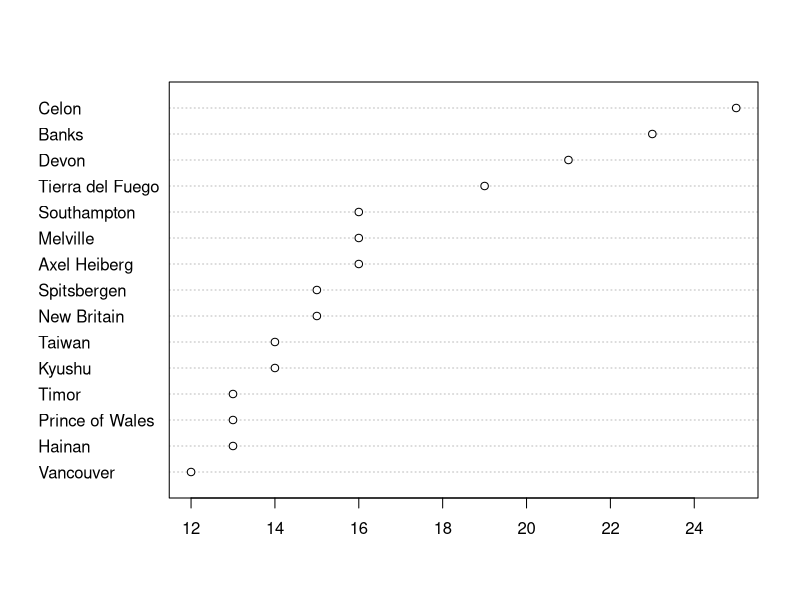
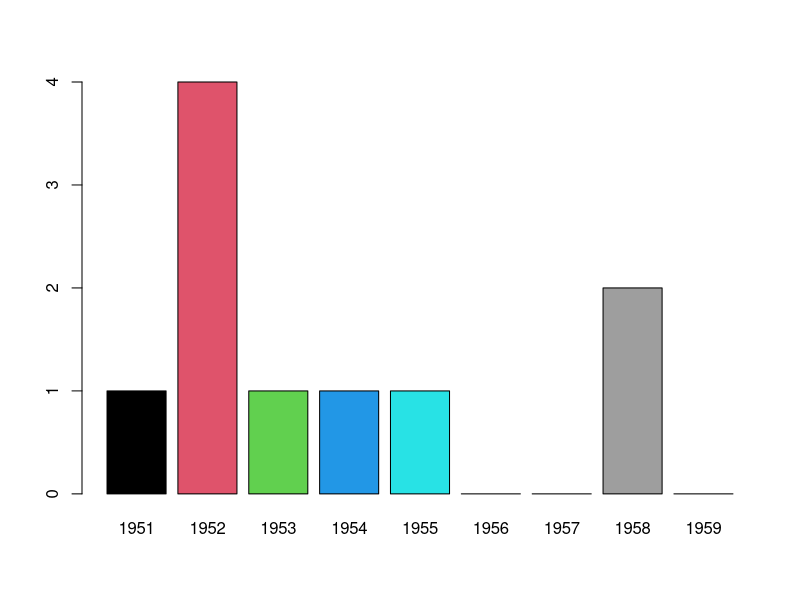
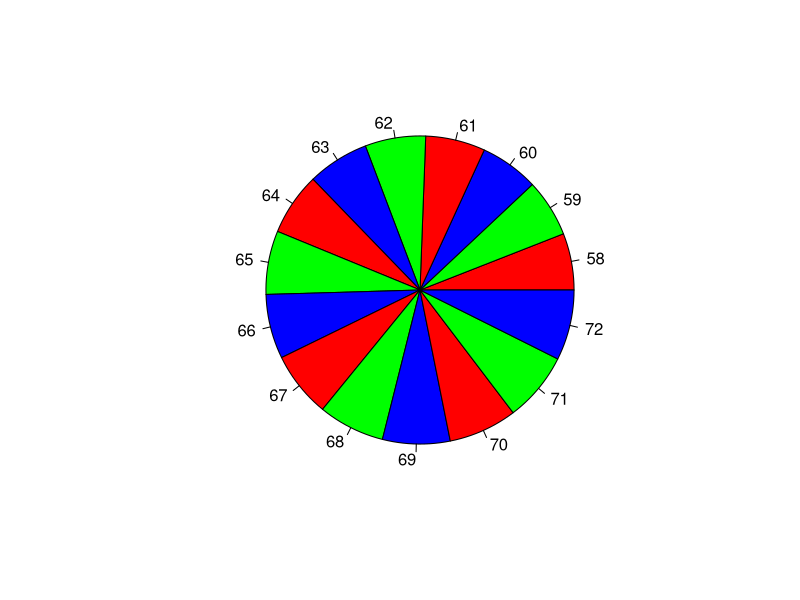
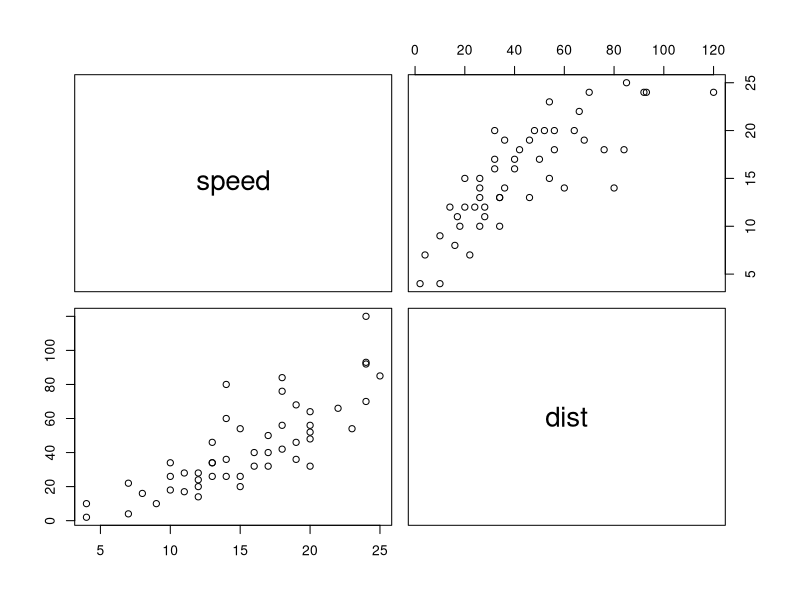
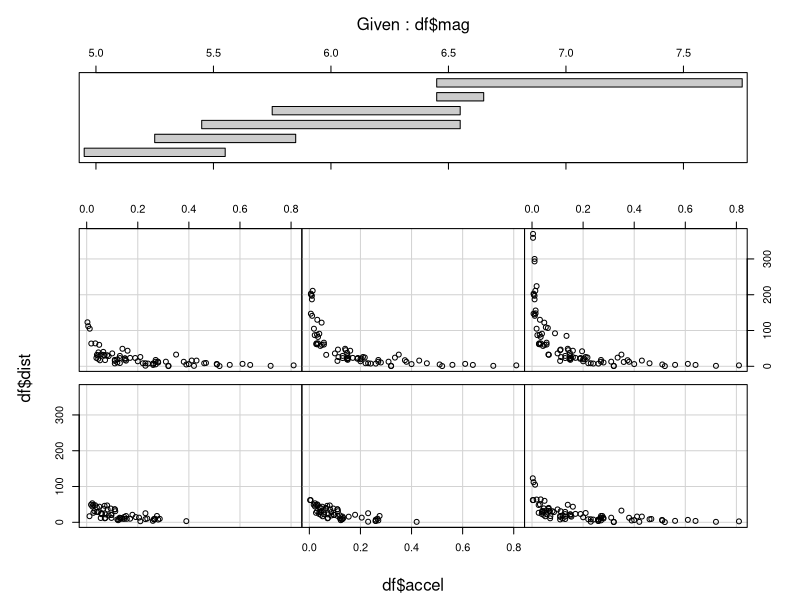
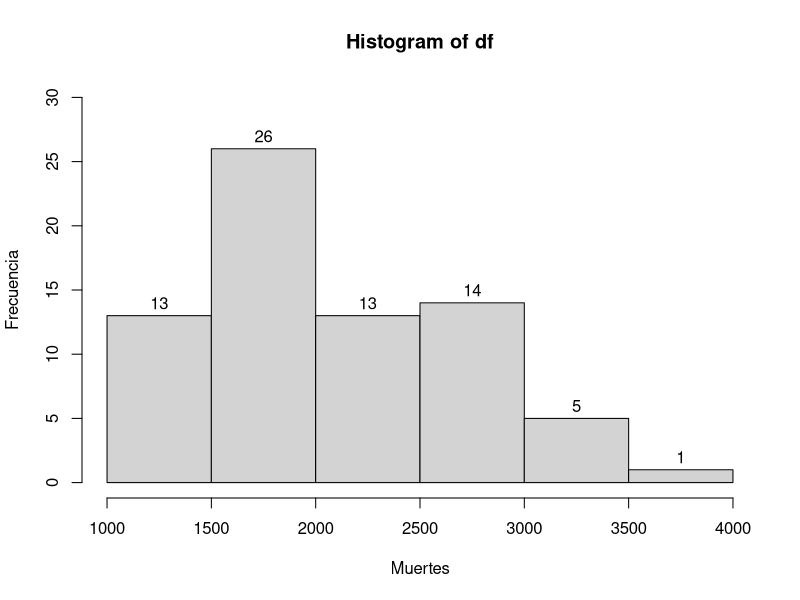
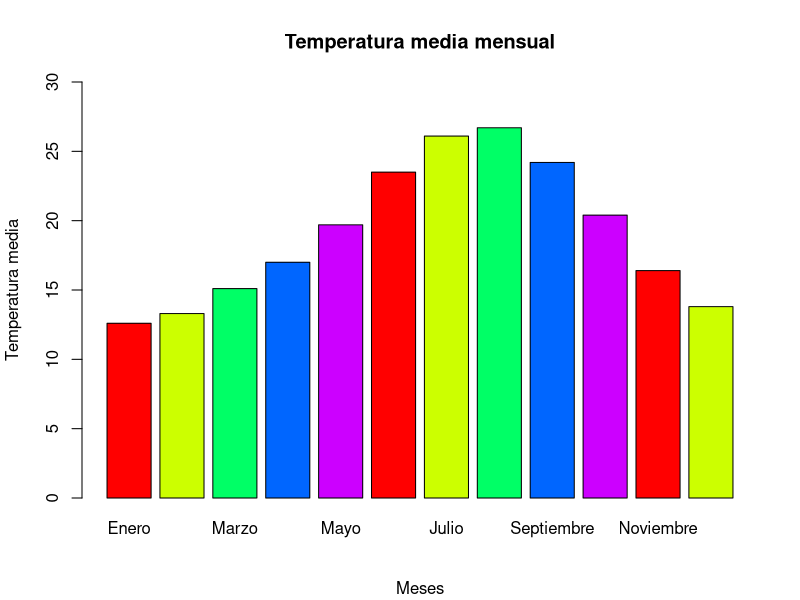
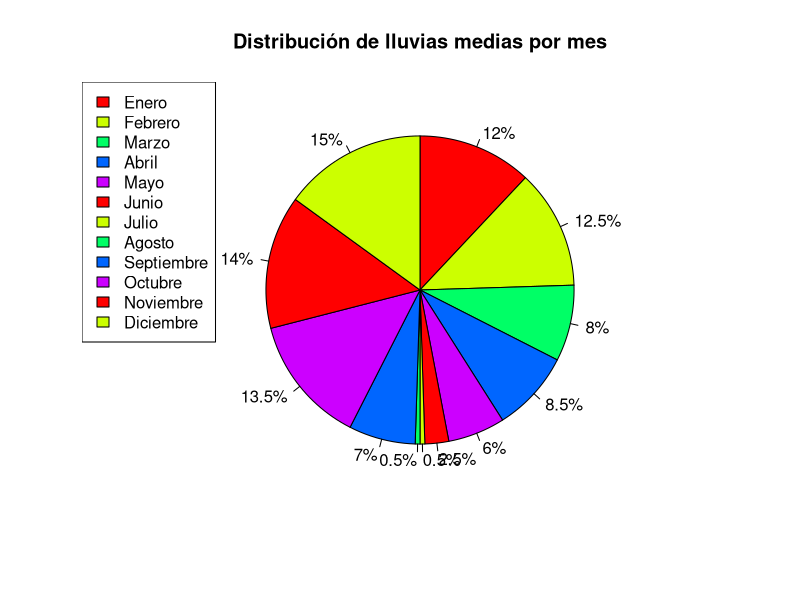

Source code (R) for these figures, in order:
# Ejercicio 1
# Practica los distintos gráficos usando datasets predeterminados de R pero
# distintos a los de los ejemplos del fichero

# Datos de area de los mayores masas de tierras
# Gráfico de puntos con las 15 masas de tierra más pequeñas
df <- sort(datasets::islands, decreasing = FALSE)
head(df)
dotchart(df[1:15])

# Datos de los descubrimientos científicos del 1860 a 1959
# Gráfico de barras de los descubrimientos posteriores a 1950
df <-
  data.frame(
    Discoveries = as.matrix(datasets::discoveries),
    Date = time(datasets::discoveries)
  )
head(df)
barplot(df$Discoveries[df$Date > 1950],
  names.arg = df$Date[df$Date > 1950],
  col = palette(rainbow(3))
)

# Datos de peso y altura de mujeres
# Gráfico en tarta del peso
df <- datasets::women
head(df)
pie(df$height,
  labels = df$height,
  col = palette(rainbow(5))
)

# Datos de distancia de frenado basados en la velocidad
# Gráfico de pares
df <- datasets::cars
head(df)
pairs(df)

# Datos sobre la atenuación de ondas sísmicas respecto a la distancia del
# epicentro
# Gráfico condicional que muestra la varientes de distancia y aceleración en
# base a la magnitud
df <- datasets::attenu
head(df)
coplot(df$dist ~ df$accel | df$mag)

# Datos sobre las muertes por enfermedades de pulmón en Reino Unido entre
# 1974-1979
# Gráfico de histograma del número de muertes
df <- datasets::ldeaths
head.matrix(df)
hist(
  df,
  xlab = "Muertes",
  ylab = "Frecuencia",
  labels = TRUE,
  ylim = c(0, 30)
)


# Ejercicio 2
# Ejercicio libre, usando uno de los dataset libres que puedes encontrar en la
# Junta de Andalucía
# (https://www.juntadeandalucia.es/datosabiertos/portal/dataset) o en el
# gobierno de España (https://datos.gob.es/es)
# Importa el conjunto de datos que más te llame la atención.

# Conjunto de datos para Valores climatológicos normales. Almería Aeropuerto
df <- read.csv(file = "44822.csv", sep = ",", quote = "\"")
colores <- palette(rainbow(12))
head(df)

# Explica que tipo de datos contiene

# El conjunto de datos contiene información acerca de las condiciones
# climatológicas recogidas por la estación del aeropuerto de Almería. La
# información incluye media de precipitaciones, temperatura, humedad
# relativa, dias precipitación, nieve y otras condiciones meteorológicas
# desde 1981 hasta 2010.

# Explica que información podríamos representar.

# Con esta información podríamos representar que meses son más calidos a
# lo largo del año en la provincia, cuales son los meses con más probabilidad
# de lluvia, la media de horas de sol a lo largo del año o por meses, la
# media de dias con nieve o heladas al año o por meses, etc...

# Haz algunos tipos de gráficas con las nuevas funciones, con los datos y
# explica que información quieres representar

# En esta gráfica quiero representar la tempratura media registrada en los
# distintos meses del año
barplot(
  head(df$T, -1),
  names.arg = head(df$Mes, -1),
  ylab = "Temperatura media",
  col = colores,
  ylim = c(0, 30),
  main = "Temperatura media mensual",
  sub = "Meses",
  beside = TRUE
)

# En este gráfico quiero representar como se distribuyen las precipitaciones
# medias a lo largo del año
pie(
  head(df$R, -1),
  labels = paste0(round(100 * head(df$R, -1) / sum(head(
    df$R, -1
  )), 2), "%"),
  col = colores,
  clockwise = TRUE,
  main = "Distribución de lluvias medias por mes"
)
legend("topleft", legend = head(df$Mes, -1), fill = colores)

# En este gráfico quiero representar la relación entre los datos de temperatura
# media máxima y mínima a lo largo de los meses
pairs(
  data.frame(TM = head(df$TM, -1), tm = head(df$Tm, -1)),
  labels = c("Temperatura media máxima", "Temperatura media mínima")
)


# Gráfico bivariado para ver la relación entre las temperaturas máximas y
# mímimas medias para cada mes del año en base a la temperatura media
coplot(
  head(df$TM, -1) ~ head(df$Tm, -1) |
    head(df$T, -1),
  ylab = "Temperatura media máxima",
  xlab = c("Temperatura media mínima", "Temperatura media"),
  col = colores
)
